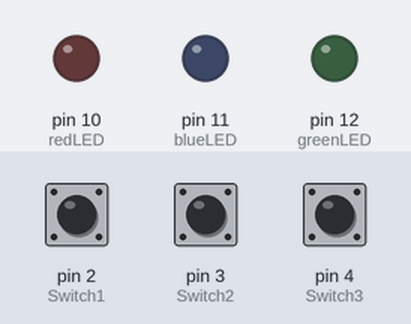
A sketch run on a simulated Arduino Uno, built with avr-gcc and run on an emulated ATmega328P. Parts: output pins drawn as LEDs (lit = HIGH). Inputs (shaded band) come from the test bench; at power-on: pin 2 (Switch1) LOW, pin 3 (Switch2) LOW, pin 4 (Switch3) LOW.

Above: at 1.2 s.
1.3 s: pin 2 (Switch1) pulled HIGH for 0.15 s
At 1.37 s:
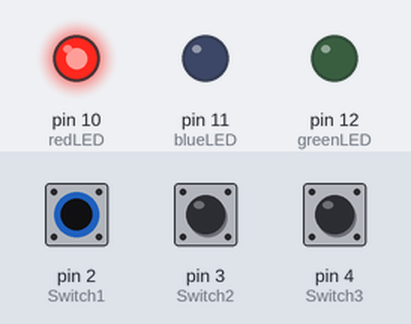
2.9 s: pin 3 (Switch2) pulled HIGH for 0.15 s
At 2.97 s:
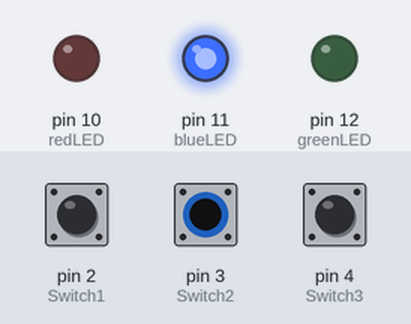
4.5 s: pin 4 (Switch3) pulled HIGH for 0.15 s
At 4.57 s:
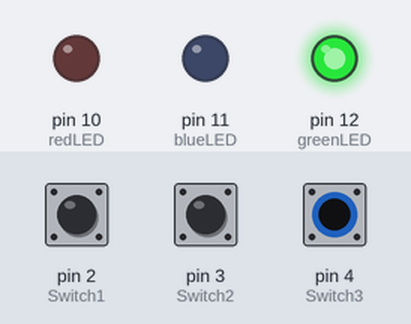
6.1 s: pin 4 (Switch3) pulled HIGH for 3.2 s
At 10.2 s:
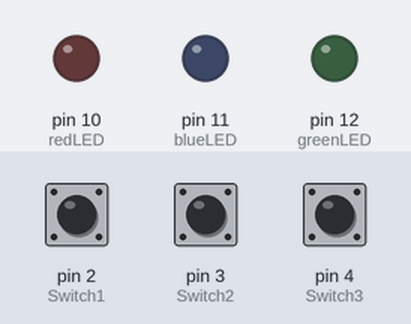
10.8 s: pin 2 (Switch1) pulled HIGH for 3.2 s
At 11.3 s:
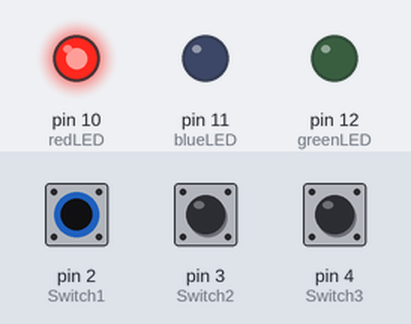
15.5 s: pin 2 (Switch1) driven HIGH and pin 3 (Switch2) driven HIGH
At 16.1 s:
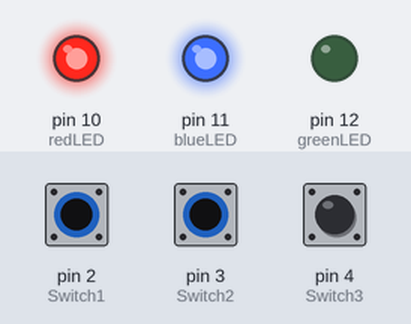
Timing chart, 0 to 18.0 s (numbered marks = the images above; inputs shaded):
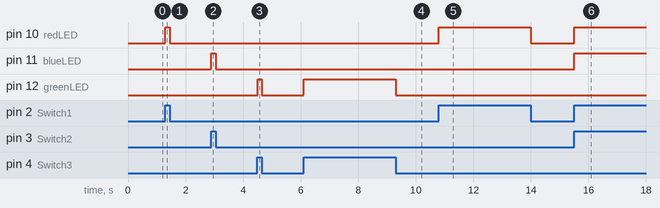

The sketch:

Sketch_Day4_3_Switches.ino
```cpp
// Day 3 - Switches
// 2022-10-26, Wednesday
int redLED = 10;
int blueLED = 11;
int greenLED = 12;
int Switch1 = 2;
int Switch2 = 3;
int Switch3 = 4;

void setup() {
  pinMode(redLED , OUTPUT);    // LEDs to OUTPUT
  pinMode(blueLED, OUTPUT);
  pinMode(greenLED, OUTPUT);
  pinMode(Switch1, INPUT);     // Switches to INPUT
  pinMode(Switch2, INPUT);
  pinMode(Switch3, INPUT);
}

void loop() {
  if (digitalRead(Switch1) == HIGH){
    digitalWrite(redLED, HIGH);           // turn redLED ON
  }
  else {
    digitalWrite(redLED, LOW);            // turn redLED OFF
  }
  if (digitalRead(Switch2) == HIGH){
    digitalWrite(blueLED, HIGH);          // turn blueLED ON
  }
  else {
    digitalWrite(blueLED, LOW);           // turn blueLED OFF
  }
  if (digitalRead(Switch3) == HIGH){
    digitalWrite(greenLED, HIGH);         // turn greenLED ON
  }
  else {
    digitalWrite(greenLED, LOW);          // turn greenLED OFF
  }
}
```

Measured:
- after the input at 1.3 s, pin 10 (redLED): LOW → HIGH at once, → LOW 0.15 s later
- after the input at 2.9 s, pin 11 (blueLED): LOW → HIGH at once, → LOW 0.15 s later
- after the input at 4.5 s, pin 12 (greenLED): LOW → HIGH at once, → LOW 0.15 s later
- after the input at 6.1 s, pin 12 (greenLED): LOW → HIGH at once, → LOW 3.2 s later
- after the input at 10.8 s, pin 10 (redLED): LOW → HIGH at once, → LOW 3.2 s later
- after the input at 15.5 s, pin 10 (redLED), pin 11 (blueLED): LOW → HIGH at once
